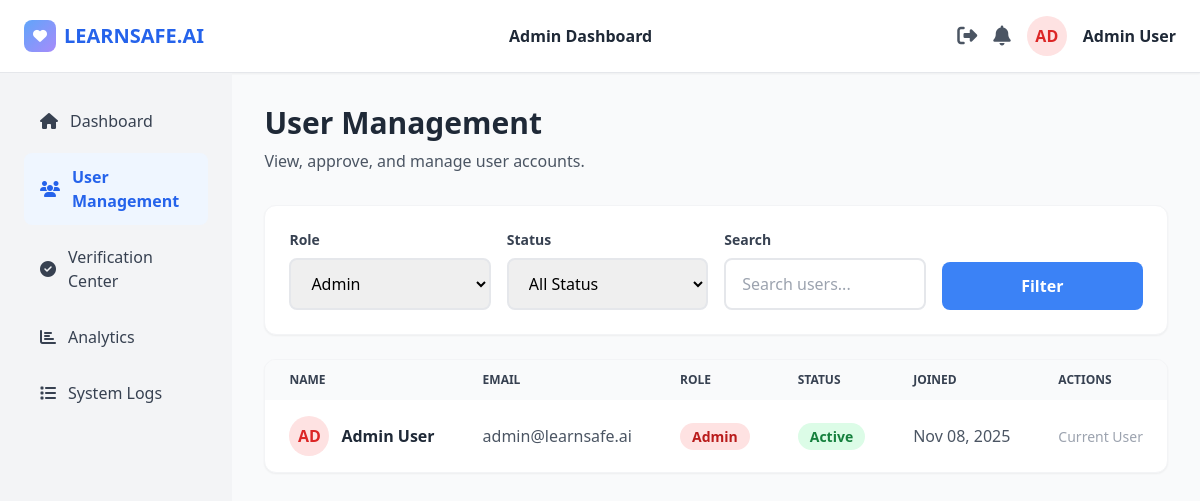
Screenshot of /admin/users.php?role=admin (signed in) with the database file from the repository.
### tables this page shows
CREATE TABLE IF NOT EXISTS users (
    id INT AUTO_INCREMENT PRIMARY KEY,
    email VARCHAR(255) UNIQUE NOT NULL,
    password VARCHAR(255) NOT NULL,
    full_name VARCHAR(255) NOT NULL,
    role ENUM('parent', 'teacher', 'admin') NOT NULL,
    status ENUM('active', 'pending', 'suspended', 'rejected') DEFAULT 'pending',
    created_at TIMESTAMP DEFAULT CURRENT_TIMESTAMP,
    updated_at TIMESTAMP DEFAULT CURRENT_TIMESTAMP ON UPDATE CURRENT_TIMESTAMP,
    last_login TIMESTAMP NULL,
    remember_token VARCHAR(255) NULL,
    INDEX idx_email (email),
    INDEX idx_role (role),
    INDEX idx_status (status)
);

### includes/auth.php (called while the page is built, shortened)
<?php
require_once __DIR__ . '/../config/config.php';
function getUserData($user_id) {
    $db = getDB();
    $stmt = $db->prepare("SELECT * FROM users WHERE id = ?");
    $stmt->bind_param("i", $user_id);
    $stmt->execute();
    $result = $stmt->get_result();
    $user = $result->fetch_assoc();
    return $user;
}

### includes/admin_functions.php (called while the page is built, shortened)
<?php
require_once __DIR__ . '/../config/config.php';
function getAllUsers($page = 1, $per_page = 20, $search = '', $role = '', $status = '') {
    $db = getDB();
    $offset = ($page - 1) * $per_page;
    $sql = "SELECT * FROM users WHERE 1=1";
    $params = [];
    $types = '';
    if (!empty($role)) {
        $sql .= " AND role = ?";
        $params[] = $role;
        $types .= 's';
    }
    $sql .= " ORDER BY created_at DESC LIMIT ? OFFSET ?";
    $params[] = $per_page;
    $params[] = $offset;
    $types .= 'ii';
    $stmt = $db->prepare($sql);
    if (!empty($params)) {
        $stmt->bind_param($types, ...$params);
    }
    $stmt->execute();
    $result = $stmt->get_result();
    $users = [];
    while ($row = $result->fetch_assoc()) {
        $users[] = $row;
    }
    $count_sql = "SELECT COUNT(*) as total FROM users WHERE 1=1";
    $count_params = [];
    $count_types = '';
    if (!empty($role)) {
        $count_sql .= " AND role = ?";
        $count_params[] = $role;
        $count_types .= 's';
    }
    $count_stmt = $db->prepare($count_sql);
    if (!empty($count_params)) {
        $count_stmt->bind_param($count_types, ...$count_params);
    }
    $count_stmt->execute();
    $total = $count_stmt->get_result()->fetch_assoc()['total'];
    return ['users' => $users, 'total' => $total];
}

### config/config.php (called while the page is built, shortened)
<?php
function sanitize($data) {
    return htmlspecialchars(strip_tags(trim($data)));
}
function formatDate($date) {
    return date('M d, Y', strtotime($date));
}

### admin/users.php (the view, shortened to what this page needs)
<?php
require_once __DIR__ . '/../config/config.php';
require_once __DIR__ . '/../includes/auth.php';
require_once __DIR__ . '/../includes/admin_functions.php';
$user_id = getCurrentUserId();
$user = getUserData($user_id);
$page = isset($_GET['page']) ? intval($_GET['page']) : 1;
$search = sanitize($_GET['search'] ?? '');
$role_filter = sanitize($_GET['role'] ?? '');
$status_filter = sanitize($_GET['status'] ?? '');
$users_data = getAllUsers($page, 20, $search, $role_filter, $status_filter);
$users = $users_data['users'];
?>
<!DOCTYPE html>
<html lang="en">
<head>
    <script src="https://cdn.tailwindcss.com"></script>
    <link rel="stylesheet" href="https://cdnjs.cloudflare.com/ajax/libs/font-awesome/6.4.0/css/all.min.css">
</head>
<body class="bg-gray-50 min-h-screen">
    <header class="bg-white shadow-sm border-b">
        <div class="flex items-center justify-between px-6 py-4">
            <div class="flex items-center space-x-2">
                <div class="w-8 h-8 gradient-heart rounded-lg flex items-center justify-center">
                    <i class="fas fa-heart text-white text-sm"></i>
                </div>
                <span class="text-xl font-bold text-blue-600">LEARNSAFE.AI</span>
            </div>
            <div class="flex-1 text-center">
                <p class="text-gray-800 font-semibold">Admin Dashboard</p>
            </div>
            <div class="flex items-center space-x-4">
                <a href="../api/logout.php" class="text-gray-600 hover:text-red-600" title="Logout">
                    <i class="fas fa-sign-out-alt text-xl cursor-pointer"></i>
                </a>
                <i class="fas fa-bell text-gray-600 text-xl cursor-pointer"></i>
                <div class="w-10 h-10 bg-red-100 rounded-full flex items-center justify-center">
                    <span class="text-red-600 font-bold"><?php echo strtoupper(substr($user['full_name'], 0, 2)); ?></span>
                </div>
                <span class="text-gray-800 font-semibold"><?php echo htmlspecialchars($user['full_name']); ?></span>
            </div>
        </div>
    </header>
    <div class="flex">
        <aside class="w-64 bg-gray-100 min-h-screen p-6">
            <nav class="space-y-2">
                <a href="dashboard.php" class="flex items-center space-x-3 px-4 py-3 text-gray-700 hover:bg-gray-200 rounded-lg transition">
                    <i class="fas fa-home"></i>
                    <span>Dashboard</span>
                </a>
                <a href="users.php" class="flex items-center space-x-3 px-4 py-3 bg-blue-50 text-blue-600 rounded-lg font-semibold">
                    <i class="fas fa-users"></i>
                    <span>User Management</span>
                </a>
                <a href="verification.php" class="flex items-center space-x-3 px-4 py-3 text-gray-700 hover:bg-gray-200 rounded-lg transition">
                    <i class="fas fa-check-circle"></i>
                    <span>Verification Center</span>
                </a>
                <a href="analytics.php" class="flex items-center space-x-3 px-4 py-3 text-gray-700 hover:bg-gray-200 rounded-lg transition">
                    <i class="fas fa-chart-bar"></i>
                    <span>Analytics</span>
                </a>
                <a href="logs.php" class="flex items-center space-x-3 px-4 py-3 text-gray-700 hover:bg-gray-200 rounded-lg transition">
                    <i class="fas fa-list"></i>
                    <span>System Logs</span>
                </a>
            </nav>
        </aside>
        <main class="flex-1 p-8">
            <div class="mb-8">
                <h1 class="text-3xl font-bold text-gray-800 mb-2">User Management</h1>
                <p class="text-gray-600">View, approve, and manage user accounts.</p>
            </div>
            <form method="GET" action="users.php" class="bg-white rounded-xl shadow-sm p-6 border border-gray-100 mb-6">
                <div class="grid md:grid-cols-4 gap-4">
                    <div>
                        <label class="block text-sm font-semibold text-gray-700 mb-2">Role</label>
                        <select name="role" class="w-full px-4 py-3 border-2 border-gray-200 rounded-lg focus:border-blue-500 focus:outline-none">
                            <option value="admin" <?php echo $role_filter === 'admin' ? 'selected' : ''; ?>>Admin</option>
                        </select>
                    </div>
                    <div>
                        <label class="block text-sm font-semibold text-gray-700 mb-2">Status</label>
                        <select name="status" class="w-full px-4 py-3 border-2 border-gray-200 rounded-lg focus:border-blue-500 focus:outline-none">
                            <option value="">All Status</option>
                        </select>
                    </div>
                    <div>
                        <label class="block text-sm font-semibold text-gray-700 mb-2">Search</label>
                        <input type="text" name="search" value="<?php echo htmlspecialchars($search); ?>" placeholder="Search users..." class="w-full px-4 py-3 border-2 border-gray-200 rounded-lg focus:border-blue-500 focus:outline-none">
                    </div>
                    <div class="flex items-end">
                        <button type="submit" class="w-full px-4 py-3 bg-blue-500 text-white rounded-lg hover:bg-blue-600 transition font-semibold">
                            Filter
                        </button>
                    </div>
                </div>
            </form>
            <div class="bg-white rounded-xl shadow-sm border border-gray-100 overflow-hidden">
                <div class="overflow-x-auto">
                    <table class="w-full">
                        <thead class="bg-gray-50">
                            <tr>
                                <th class="px-6 py-3 text-left text-xs font-semibold text-gray-700 uppercase">Name</th>
                                <th class="px-6 py-3 text-left text-xs font-semibold text-gray-700 uppercase">Email</th>
                                <th class="px-6 py-3 text-left text-xs font-semibold text-gray-700 uppercase">Role</th>
                                <th class="px-6 py-3 text-left text-xs font-semibold text-gray-700 uppercase">Status</th>
                                <th class="px-6 py-3 text-left text-xs font-semibold text-gray-700 uppercase">Joined</th>
                                <th class="px-6 py-3 text-left text-xs font-semibold text-gray-700 uppercase">Actions</th>
                            </tr>
                        </thead>
                        <tbody class="divide-y divide-gray-200">
                            <?php if (!empty($users)): ?>
                                <?php foreach ($users as $user_row): ?>
                                <tr class="hover:bg-gray-50">
                                    <td class="px-6 py-4 whitespace-nowrap">
                                        <div class="flex items-center">
                                            <div class="w-10 h-10 bg-<?php
                                                $colors = ['parent' => 'blue', 'teacher' => 'purple', 'admin' => 'red'];
                                                echo $colors[$user_row['role']] ?? 'gray';
                                            ?>-100 rounded-full flex items-center justify-center mr-3">
                                                <span class="text-<?php
                                                    echo $colors[$user_row['role']] ?? 'gray';
                                                ?>-600 font-bold"><?php echo strtoupper(substr($user_row['full_name'], 0, 2)); ?></span>
                                            </div>
                                            <span class="font-semibold text-gray-800"><?php echo htmlspecialchars($user_row['full_name']); ?></span>
                                        </div>
                                    </td>
                                    <td class="px-6 py-4 whitespace-nowrap text-gray-600"><?php echo htmlspecialchars($user_row['email']); ?></td>
                                    <td class="px-6 py-4 whitespace-nowrap">
                                        <span class="px-3 py-1 bg-<?php
                                            $role_colors = ['parent' => 'green', 'teacher' => 'purple', 'admin' => 'red'];
                                            echo $role_colors[$user_row['role']] ?? 'gray';
                                        ?>-100 text-<?php
                                            echo $role_colors[$user_row['role']] ?? 'gray';
                                        ?>-700 rounded-full text-sm font-semibold"><?php echo ucfirst($user_row['role']); ?></span>
                                    </td>
                                    <td class="px-6 py-4 whitespace-nowrap">
                                        <span class="px-3 py-1 bg-<?php
                                            $status_colors = ['active' => 'green', 'pending' => 'yellow', 'suspended' => 'red', 'rejected' => 'red'];
                                            echo $status_colors[$user_row['status']] ?? 'gray';
                                        ?>-100 text-<?php
                                            echo $status_colors[$user_row['status']] ?? 'gray';
                                        ?>-700 rounded-full text-sm font-semibold"><?php echo ucfirst($user_row['status']); ?></span>
                                    </td>
                                    <td class="px-6 py-4 whitespace-nowrap text-gray-600"><?php echo formatDate($user_row['created_at']); ?></td>
                                    <td class="px-6 py-4 whitespace-nowrap">
                                        <?php if ($user_row['id'] != $user_id): ?>
                                        <button onclick="updateUserStatus(<?php echo $user_row['id']; ?>, '<?php echo $user_row['status'] === 'active' ? 'suspended' : 'active'; ?>')" class="text-<?php echo $user_row['status'] === 'active' ? 'red' : 'green'; ?>-600 hover:underline font-semibold mr-3">
                                            <?php echo $user_row['status'] === 'active' ? 'Suspend' : 'Activate'; ?>
                                        </button>
                                        <button onclick="deleteUser(<?php echo $user_row['id']; ?>)" class="text-red-600 hover:underline font-semibold">Delete</button>
                                        <?php else: ?>
                                        <span class="text-gray-400 text-sm">Current User</span>
                                        <?php endif; ?>
                                    </td>
                                </tr>
                                <?php endforeach; ?>
                            <?php endif; ?>
                        </tbody>
                    </table>
                </div>
            </div>
        </main>
    </div>
</body>
</html>

### admin/users.php (style rules this page uses)
.gradient-heart { background: linear-gradient(135deg, #60a5fa 0%, #a78bfa 100%); }

### rows the page displays
users: full_name "AD", full_name "Admin User", email "admin@learnsafe.ai", role "Admin", status "Active", created_at "Nov 08, 2025", shows "Current User"
